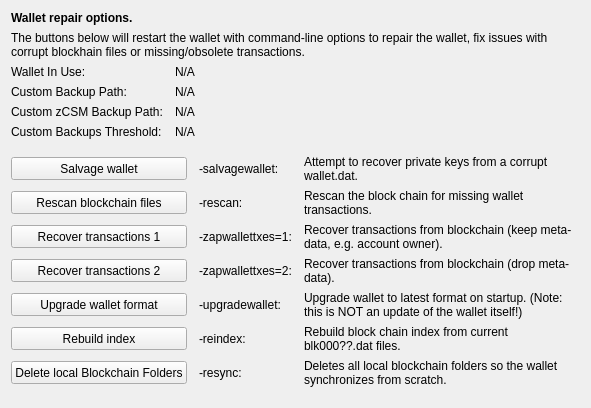
     <widget class="QWidget" name="tab_repair">
      <attribute name="title">
       <string>&amp;Wallet Repair</string>
      </attribute>
      <layout class="QGridLayout" name="gridLayout_4" columnstretch="0,0,0,0">
       <property name="horizontalSpacing">
        <number>12</number>
       </property>
       <item row="0" column="0" colspan="4">
        <widget class="QLabel" name="label_repair_header">
         <property name="font">
          <font>
           <weight>75</weight>
           <bold>true</bold>
          </font>
         </property>
         <property name="text">
          <string>Wallet repair options.</string>
         </property>
        </widget>
       </item>
       <item row="1" column="0" colspan="4">
        <widget class="QLabel" name="label_repair_helptext">
         <property name="font">
          <font>
           <weight>50</weight>
           <bold>false</bold>
          </font>
         </property>
         <property name="text">
          <string>The buttons below will restart the wallet with command-line options to repair the wallet, fix issues with corrupt blockhain files or missing/obsolete transactions.</string>
         </property>
         <property name="wordWrap">
          <bool>true</bool>
         </property>
        </widget>
       </item>
       <item row="2" column="0">
        <widget class="QLabel" name="wallet_path_label">
         <property name="text">
          <string>Wallet In Use:</string>
         </property>
        </widget>
       </item>
       <item row="2" column="1" colspan="3">
        <widget class="QLabel" name="wallet_path">
         <property name="cursor">
          <cursorShape>IBeamCursor</cursorShape>
         </property>
         <property name="text">
          <string>N/A</string>
         </property>
         <property name="textFormat">
          <enum>Qt::PlainText</enum>
         </property>
         <property name="textInteractionFlags">
          <set>Qt::LinksAccessibleByMouse|Qt::TextSelectableByKeyboard|Qt::TextSelectableByMouse</set>
         </property>
        </widget>
       </item>
       <item row="3" column="0">
        <widget class="QLabel" name="wallet_custombackuppath_label">
         <property name="text">
          <string>Custom Backup Path:</string>
         </property>
         <property name="visible">
          <bool>false</bool>
         </property>
        </widget>
       </item>
       <item row="3" column="1" colspan="3">
        <widget class="QLabel" name="wallet_custombackuppath">
         <property name="cursor">
          <cursorShape>IBeamCursor</cursorShape>
         </property>
         <property name="text">
          <string>N/A</string>
         </property>
         <property name="textFormat">
          <enum>Qt::PlainText</enum>
         </property>
         <property name="textInteractionFlags">
          <set>Qt::LinksAccessibleByMouse|Qt::TextSelectableByKeyboard|Qt::TextSelectableByMouse</set>
         </property>
         <property name="visible">
          <bool>false</bool>
         </property>
        </widget>
       </item>
       <item row="4" column="0">
        <widget class="QLabel" name="wallet_customzcsmbackuppath_label">
         <property name="text">
          <string>Custom zCSM Backup Path:</string>
         </property>
         <property name="visible">
          <bool>false</bool>
         </property>
        </widget>
       </item>
       <item row="4" column="1" colspan="3">
        <widget class="QLabel" name="wallet_customzcsmbackuppath">
         <property name="cursor">
          <cursorShape>IBeamCursor</cursorShape>
         </property>
         <property name="text">
          <string>N/A</string>
         </property>
         <property name="textFormat">
          <enum>Qt::PlainText</enum>
         </property>
         <property name="textInteractionFlags">
          <set>Qt::LinksAccessibleByMouse|Qt::TextSelectableByKeyboard|Qt::TextSelectableByMouse</set>
         </property>
         <property name="visible">
          <bool>false</bool>
         </property>
        </widget>
       </item>
       <item row="5" column="0">
        <widget class="QLabel" name="wallet_custombackupthreshold_label">
         <property name="text">
          <string>Custom Backups Threshold:</string>
         </property>
         <property name="visible">
          <bool>false</bool>
         </property>
        </widget>
       </item>
       <item row="5" column="1" colspan="3">
        <widget class="QLabel" name="wallet_custombackupthreshold">
         <property name="cursor">
          <cursorShape>IBeamCursor</cursorShape>
         </property>
         <property name="text">
          <string>N/A</string>
         </property>
         <property name="textFormat">
          <enum>Qt::PlainText</enum>
         </property>
         <property name="textInteractionFlags">
          <set>Qt::LinksAccessibleByMouse|Qt::TextSelectableByKeyboard|Qt::TextSelectableByMouse</set>
         </property>
         <property name="visible">
          <bool>false</bool>
         </property>
        </widget>
       </item>
       <item row="6" column="0">
        <spacer name="verticalSpacer_repair1">
         <property name="orientation">
          <enum>Qt::Vertical</enum>
         </property>
         <property name="sizeHint" stdset="0">
          <size>
           <width>10</width>
           <height>10</height>
          </size>
         </property>
        </spacer>
       </item>
       <item row="7" column="0" colspan="2">
        <widget class="QPushButton" name="btn_salvagewallet">
         <property name="minimumSize">
          <size>
           <width>100</width>
           <height>23</height>
          </size>
         </property>
         <property name="text">
          <string>Salvage wallet</string>
         </property>
        </widget>
       </item>
       <item row="7" column="2">
        <widget class="QLabel" name="label_repair_salvage_command">
         <property name="text">
          <string notr="true">-salvagewallet:</string>
         </property>
        </widget>
       </item>
       <item row="7" column="3">
        <widget class="QLabel" name="label_repair_salvage">
         <property name="text">
          <string>Attempt to recover private keys from a corrupt wallet.dat.</string>
         </property>
         <property name="wordWrap">
          <bool>true</bool>
         </property>
        </widget>
       </item>
       <item row="8" column="0" colspan="2">
        <widget class="QPushButton" name="btn_rescan">
         <property name="minimumSize">
          <size>
           <width>100</width>
           <height>23</height>
          </size>
         </property>
         <property name="text">
          <string>Rescan blockchain files</string>
         </property>
        </widget>
       </item>
       <item row="8" column="2">
        <widget class="QLabel" name="label_repair_rescan_command">
         <property name="text">
          <string notr="true">-rescan:</string>
         </property>
        </widget>
       </item>
       <item row="8" column="3">
        <widget class="QLabel" name="label_repair_rescan">
         <property name="text">
          <string>Rescan the block chain for missing wallet transactions.</string>
         </property>
         <property name="wordWrap">
          <bool>true</bool>
         </property>
        </widget>
       </item>
       <item row="9" column="0" colspan="2">
        <widget class="QPushButton" name="btn_zapwallettxes1">
         <property name="minimumSize">
          <size>
           <width>100</width>
           <height>23</height>
          </size>
         </property>
         <property name="text">
          <string>Recover transactions 1</string>
         </property>
        </widget>
       </item>
       <item row="9" column="2">
        <widget class="QLabel" name="label_repair_zap1_command">
         <property name="text">
          <string notr="true">-zapwallettxes=1:</string>
         </property>
        </widget>
       </item>
       <item row="9" column="3">
        <widget class="QLabel" name="label_repair_zap1">
         <property name="text">
          <string>Recover transactions from blockchain (keep meta-data, e.g. account owner).</string>
         </property>
         <property name="wordWrap">
          <bool>true</bool>
         </property>
        </widget>
       </item>
       <item row="10" column="0" colspan="2">
        <widget class="QPushButton" name="btn_zapwallettxes2">
         <property name="minimumSize">
          <size>
           <width>100</width>
           <height>23</height>
          </size>
         </property>
         <property name="text">
          <string>Recover transactions 2</string>
         </property>
        </widget>
       </item>
       <item row="10" column="2">
        <widget class="QLabel" name="label_repair_zap2_command">
         <property name="text">
          <string notr="true">-zapwallettxes=2:</string>
         </property>
        </widget>
       </item>
       <item row="10" column="3">
        <widget class="QLabel" name="label_repair_zap2">
         <property name="text">
          <string>Recover transactions from blockchain (drop meta-data).</string>
         </property>
         <property name="wordWrap">
          <bool>true</bool>
         </property>
        </widget>
       </item>
       <item row="11" column="0" colspan="2">
        <widget class="QPushButton" name="btn_upgradewallet">
         <property name="minimumSize">
          <size>
           <width>100</width>
           <height>23</height>
          </size>
         </property>
         <property name="text">
          <string>Upgrade wallet format</string>
         </property>
        </widget>
       </item>
       <item row="11" column="2">
        <widget class="QLabel" name="label_repair_upgrade_command">
         <property name="text">
          <string notr="true">-upgradewallet:</string>
         </property>
        </widget>
       </item>
       <item row="11" column="3">
        <widget class="QLabel" name="label_repair_upgrade">
         <property name="text">
          <string>Upgrade wallet to latest format on startup. (Note: this is NOT an update of the wallet itself!)</string>
         </property>
         <property name="wordWrap">
          <bool>true</bool>
         </property>
        </widget>
       </item>
       <item row="12" column="0" colspan="2">
        <widget class="QPushButton" name="btn_reindex">
         <property name="minimumSize">
          <size>
           <width>100</width>
           <height>23</height>
          </size>
         </property>
         <property name="text">
          <string>Rebuild index</string>
         </property>
        </widget>
       </item>
       <item row="12" column="2">
        <widget class="QLabel" name="label_repair_reindex_command">
         <property name="text">
          <string notr="true">-reindex:</string>
         </property>
        </widget>
       </item>
       <item row="12" column="3">
        <widget class="QLabel" name="label_repair_reindex">
         <property name="text">
          <string>Rebuild block chain index from current blk000??.dat files.</string>
         </property>
         <property name="wordWrap">
          <bool>true</bool>
         </property>
        </widget>
       </item>
       <item row="13" column="0" colspan="2">
        <widget class="QPushButton" name="btn_resync">
         <property name="minimumSize">
          <size>
           <width>100</width>
           <height>23</height>
          </size>
         </property>
         <property name="text">
          <string>Delete local Blockchain Folders</string>
         </property>
        </widget>
       </item>
       <item row="13" column="2">
        <widget class="QLabel" name="label_repair_resync_command">
         <property name="text">
          <string>-resync:</string>
         </property>
        </widget>
       </item>
       <item row="13" column="3">
        <widget class="QLabel" name="label_repair_resync">
         <property name="text">
          <string>Deletes all local blockchain folders so the wallet synchronizes from scratch.</string>
         </property>
         <property name="wordWrap">
          <bool>true</bool>
         </property>
        </widget>
       </item>
       <item row="14" column="0">
        <spacer name="verticalSpacer_repair2">
         <property name="orientation">
          <enum>Qt::Vertical</enum>
         </property>
         <property name="sizeHint" stdset="0">
          <size>
           <width>20</width>
           <height>10</height>
          </size>
         </property>
        </spacer>
       </item>
      </layout>
     </widget>
